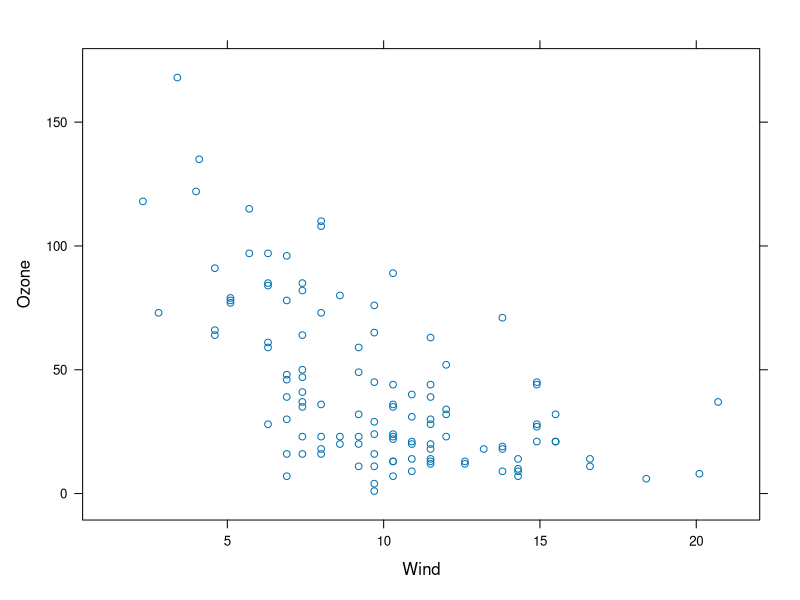
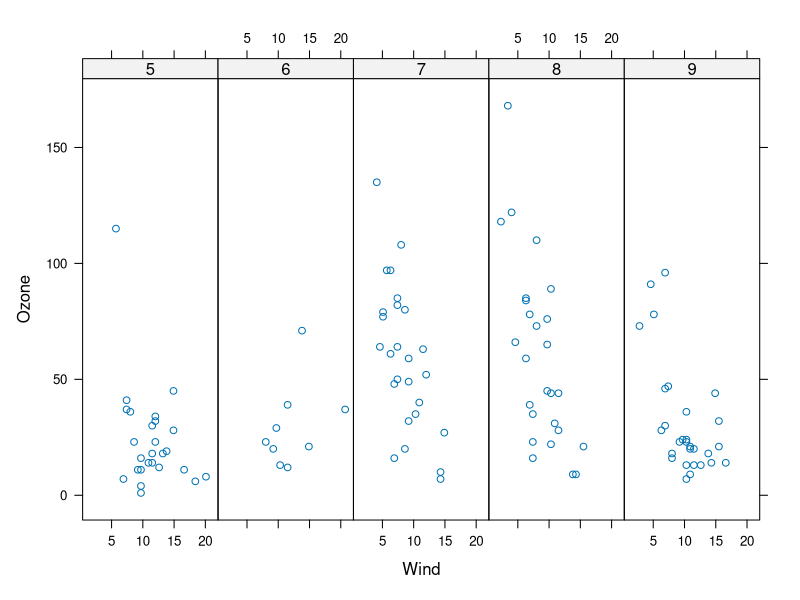
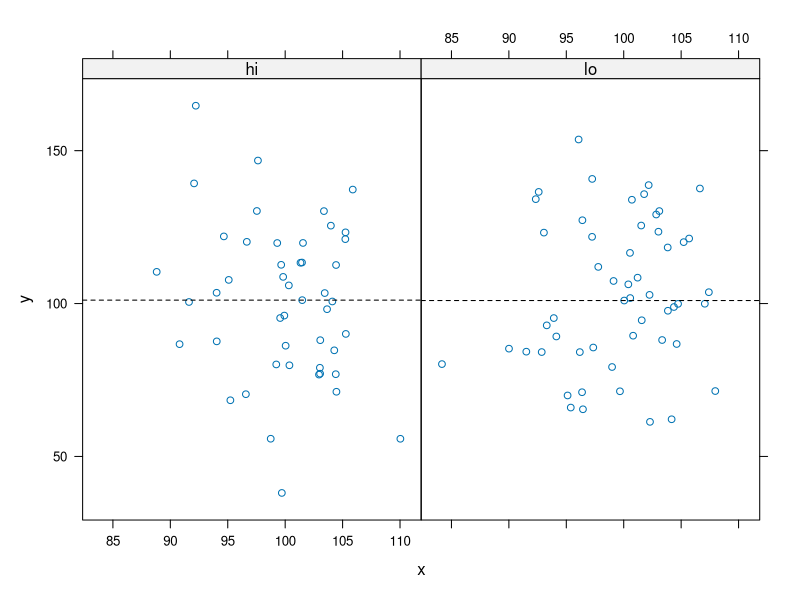
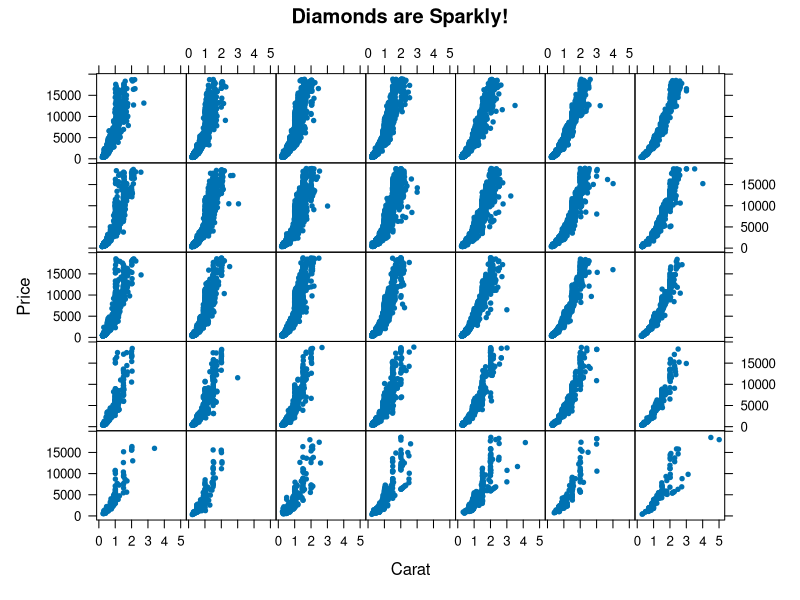
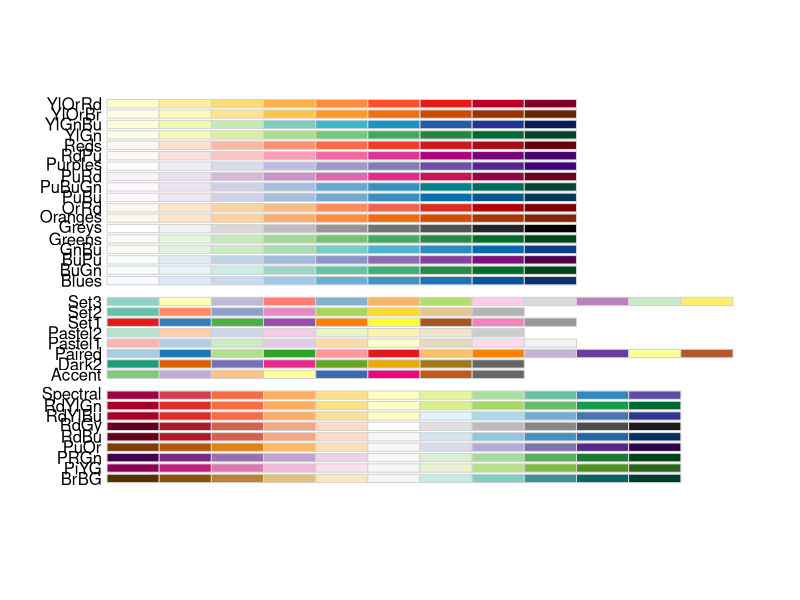
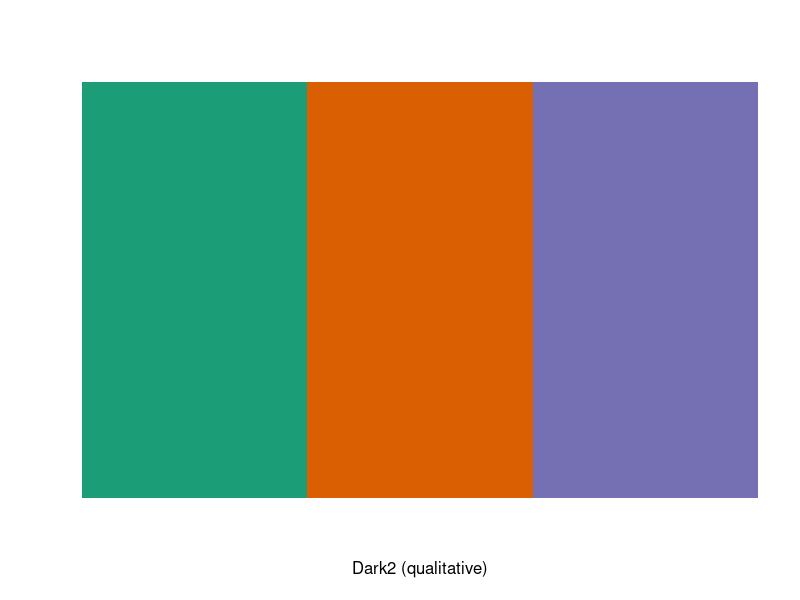

Write the R code that produced these figures, in order.
# ***********************Lattice plots***********************
# Margins and spacing are automatically adjusted
library(lattice)
library(ggplot2)
# Makes plot in single calls
# Main functions are
# + xyplot -- main fn for scatterplots
# + bwplot -- basically boxplots
# + histogram
# + stripplot -- boxplot with actual points
# + dotplot -- plot dots on violin strings
# + splom -- scatterplot matrix
# + levelplot, contourplot -- plotting image data
# The attributes of base plots seem to apply

# xyplot(y ~x | f * g, data)
# * represents the intersection
# This is a formula notation. x,y are axes, and f,g are factors
xyplot(Ozone ~ Wind, data = airquality)
# multiple graphs
airquality <- transform(airquality, Month = factor(Month))
# This could have been skipped using as.factor()
xyplot(Ozone~Wind | Month, data = airquality, layout = c(5,1))
# lattice plots return objects of a class trellis or smth which can be stored in a variable
# youcan make a custom panel function
# example:
y = rnorm(100,100,25)
x = rnorm(100,100,5)
f = factor(sample(c("hi","lo"),100, replace = T))
p <- xyplot(y ~ x | f, panel = function(x, y, ...) {
    panel.xyplot(x, y, ...)  ## First call the default panel function for 'xyplot'
    panel.abline(h = median(y), lty = 2)  ## Add a horizontal line at the median
})
print(p)
# Multiple panels example with ggplot2 diamonds data
myxlab <- "Carat"
myylab <- "Price"
mymain <- "Diamonds are Sparkly!"
xyplot(price~carat|color*cut,data=diamonds,strip=FALSE,pch=20,xlab=myxlab,ylab=myylab,main=mymain)
# strip labels the plot

# ***********************Working with colors***********************
library(grDevices)
colors() # Lists all the available colors as a string
# colorRamp() takes a list of colors and creates a fn which blends taking in args from 0 to 1
# the object made by this can take more than one argument
# colorRampPalette() works similarly but takes integer values
# These are three length, 4th can be given by alpha argument
# This integer specified makes the function return a hex color vector
# Taken from documentation to display the colors
showMe <- function(cv){
    myarg <- deparse(substitute(cv))
    z<- outer( 1:20,1:20, "+")
    obj<- list( x=1:20,y=1:20,z=z )
    image(obj, col=cv, main=myarg  )
}
# You can take the rgb() function to take the rgb values and optional alpha to make colors
library(RColorBrewer)
display.brewer.all() # displays all the colors
display.brewer.pal(n = 3, name = "Dark2") # Displays a specific pallete
# brewer.pal() takes a number and a category and returns a palette. Can be used with above fns
# *****************************************************************